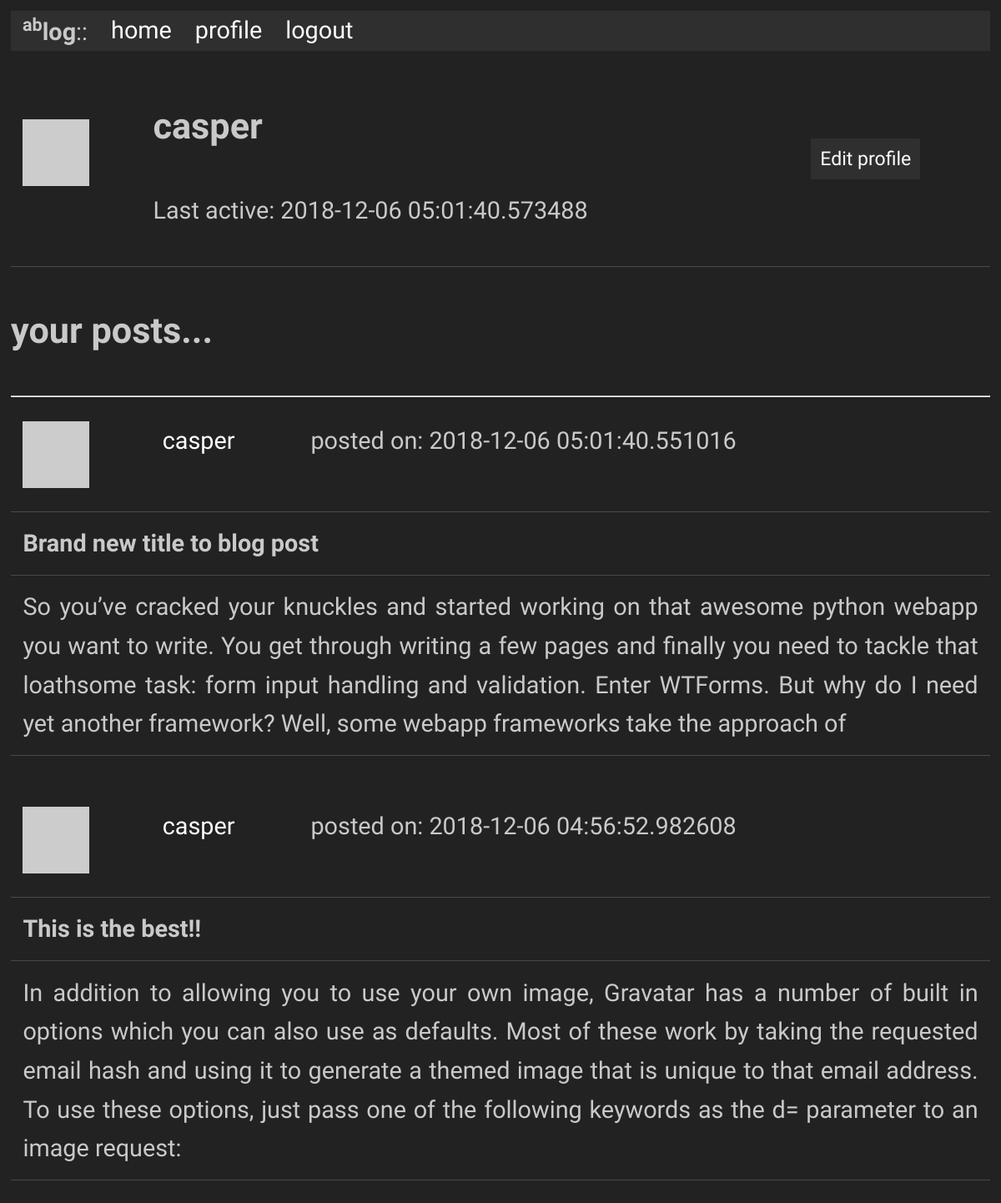
Page /user/casper (signed in) on the earlier database version.
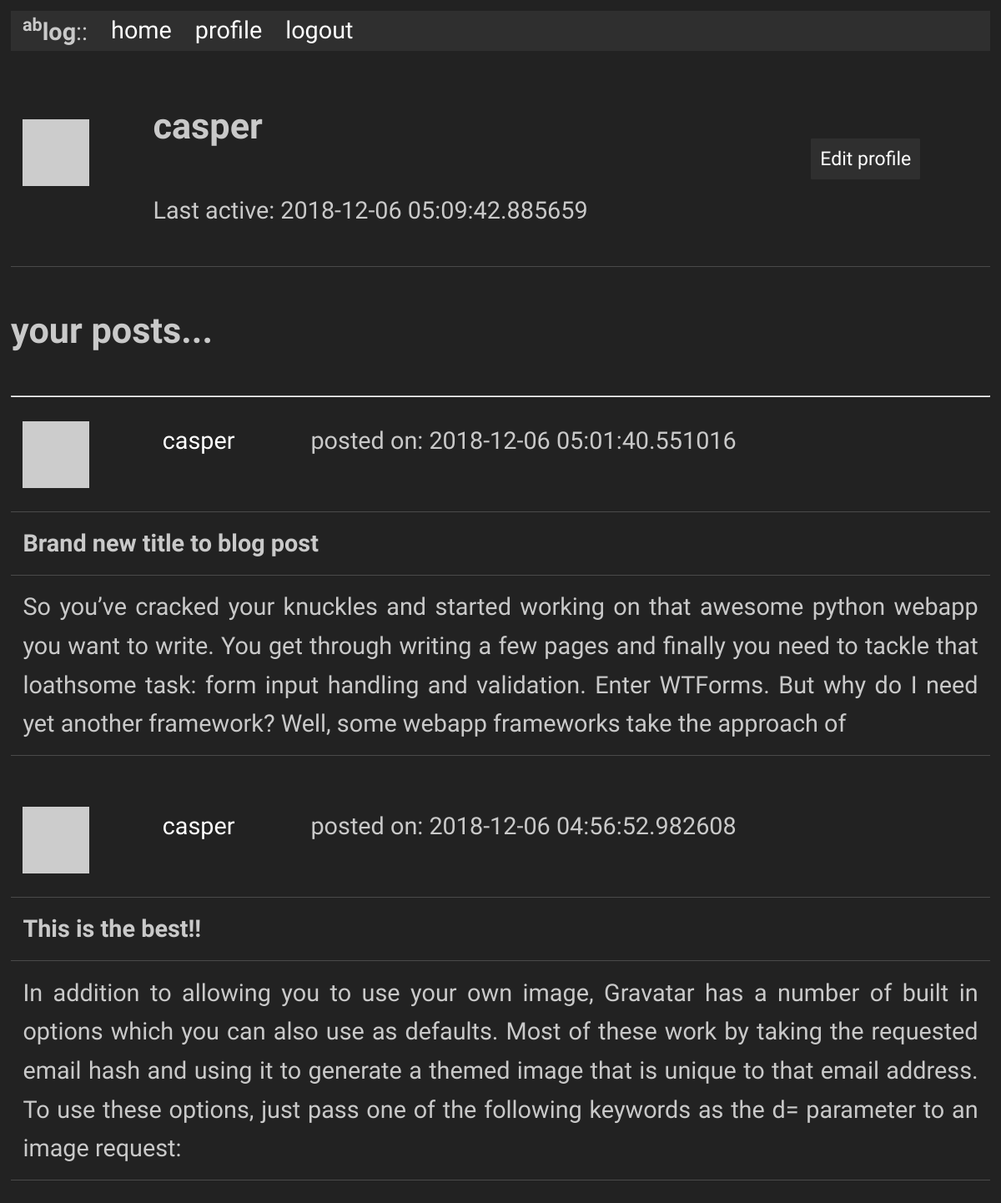
Same page on the later database version.
### app/models.py (models this page shows, shortened)
class User(UserMixin, db.Model):
    id            = db.Column(db.Integer, primary_key = True)
    username      = db.Column(db.String(64), index = True, unique = True)
    full_name     = db.Column(db.String(80), index = True)
    email         = db.Column(db.String(128), index = True, unique = True)
    password_hash = db.Column(db.String(128))
    posts         = db.relationship('Post', backref = 'author', lazy = 'dynamic')
    about_me      = db.Column(db.String(50))
    last_seen     = db.Column(db.DateTime, default=datetime.utcnow)
    def avatar(self, size = 64):
        digest = md5(self.email.lower().encode('utf-8')).hexdigest()
        return('https://gravatar.com/avatar/{}?d=retro&s={}'.format(digest, size))

class Post(db.Model):
    id           = db.Column(db.Integer, primary_key = True)
    title        = db.Column(db.String(40))
    body         = db.Column(db.String(100))
    timestamp    = db.Column(db.DateTime, index = True, default = datetime.utcnow)
    user_id      = db.Column(db.Integer, db.ForeignKey('user.id'))

### app/routes.py (the view)
@app.route('/user/<username>')
@login_required
def user(username):
    page        = request.args.get('page', 1, type = int)
    user        = User.query.filter_by(username = username).first_or_404()
    posts       = Post.query.filter_by(user_id = user.id).order_by(Post.timestamp.desc()).paginate(page, app.config['POSTS_PER_PAGE'], False)
    next_url    = url_for('user', username = username, page = posts.next_num) if posts.has_next else None
    prev_url    = url_for('user', username = username, page = posts.prev_num) if posts.has_prev else None
    return(render_template('user.html', user = user, posts = posts.items, next_url = next_url, prev_url = prev_url))

### app/models.py (called while the page is built)
@login.user_loader
def load_user(id):
    return User.query.get(int(id))

### app/routes.py (called while the page is built)
@app.before_request
def before_request():
    if current_user.is_authenticated:
        current_user.last_seen = datetime.utcnow()
        db.session.commit()

### app/templates/user.html (shortened to what this page needs)
{% extends "base.html" %}
{% block content %}
  <table>
    <tr>
      <td><img src="{{ user.avatar(228) }}"></td>
      <td>
        <h4>{{ user.username }}</h4>
        {% if user.last_seen %}<p>Last active: {{ user.last_seen }}</p>{% endif %}
      </td>
      <td>
        {% if user == current_user %}
        <div class="button"><a href="{{ url_for('edit_profile') }}">Edit profile</a></div>
        {% endif %}
      </td>
    </tr>
  </table>
  <h4>your posts...</h4>
  <hr>
  {% for post in posts %}
      {% include '_post.html' %}
  {% endfor %}
{% endblock %}

### app/templates/base.html (shortened to what this page needs)
<!doctype html>
<link rel="stylesheet" href="{{ url_for('static', filename='style.css') }}">
<html>
    <head>
    </head>
    <body>
      <ul>
        <li><b><sup>ab</sup>log</b>::</li>
        <li><a href="{{ url_for('index') }}">home</a></li>
        {% if current_user.is_anonymous %}
        <li>
          <a href="{{ url_for('login') }}">login</a>
        </li>
        {% else %}
        <li>
          <a href="{{ url_for('user', username = current_user.username) }}">profile</a>
        </li>
        <li>
          <a href="{{ url_for('logout') }}">logout</a>
          {% endif %}
        </li>
      </ul>
      {% block content %}{% endblock %}
    </body>
</html>

### app/templates/_post.html
<table>
    <tr valign="top">
        <td>
          <img src="{{ post.author.avatar(48) }}"><br>
        </td>
        <td>
          <a href="{{ url_for('user', username=post.author.username) }}">{{ post.author.username }}</a>
        </td>
        <td>
          posted on: {{ post.timestamp }}
        </td>
    </tr>
</table>
<table>
  <tr>
      <td><b>{{ post.title }}<b></td>
  </tr>
  <tr>
      <td>{{ post.body }}</td>
  </tr>
</table>
<br>

### app/static/style.css (style rules this page uses)
body { font-size: 1.8rem; line-height: 1.618; max-width: 52em; margin: auto; font-family: 'Quattrocento Sans', sans-serif; color: #c9c9c9; background-color: #222222; padding: 13px; }
h1, h2, h3, h4, h5, h6 { font-family: 'Quattrocento Sans', sans-serif; font-weight: 700; overflow-wrap: break-word; word-wrap: break-word; -ms-word-break: break-all; word-break: break-word; -ms-hyphens: auto; -moz-hyphens: auto; -webkit-hyphens: auto; hyphens: auto; }
h4 { line-height: 0.9; font-size: 1.5em; }
small, sub, sup { font-size: 75%; }
hr { border-color: #ffffff; }
a { text-decoration: none; color: #ffffff; }
ul { list-style-type: none; margin: 0; padding: 0; overflow: hidden; background-color: #2f2f2f; }
li { float: left; padding: 0px 14px; }
li a { display: block; color: white; text-align: center; text-decoration: none; }
table { text-align: justify; width: 100%; border-collapse: collapse; }
td, th { padding: 0.5em; border-bottom: 1px solid #4a4a4a; }
.button, button { font-size: 0.8em; display: inline-block; padding: 5px 10px; text-align: center; text-decoration: none; white-space: nowrap; background-color: #2f2f2f; color: #222222; border-radius: 1px; border: 1px solid #2f2f2f; cursor: pointer; box-sizing: border-box; }

Differences in the rows shown:
changed User "casper": last_seen "2018-12-06 05:01:40.573488" → "2018-12-06 05:09:42.885659"
